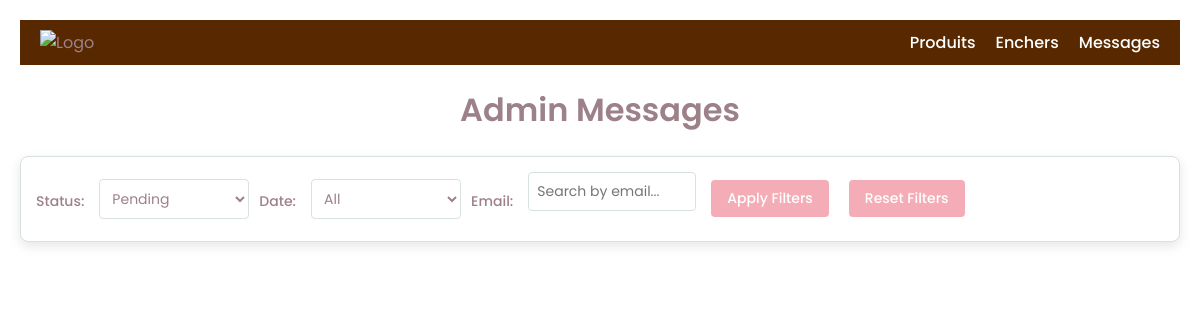
The page /admin/messages on the database as committed earlier.
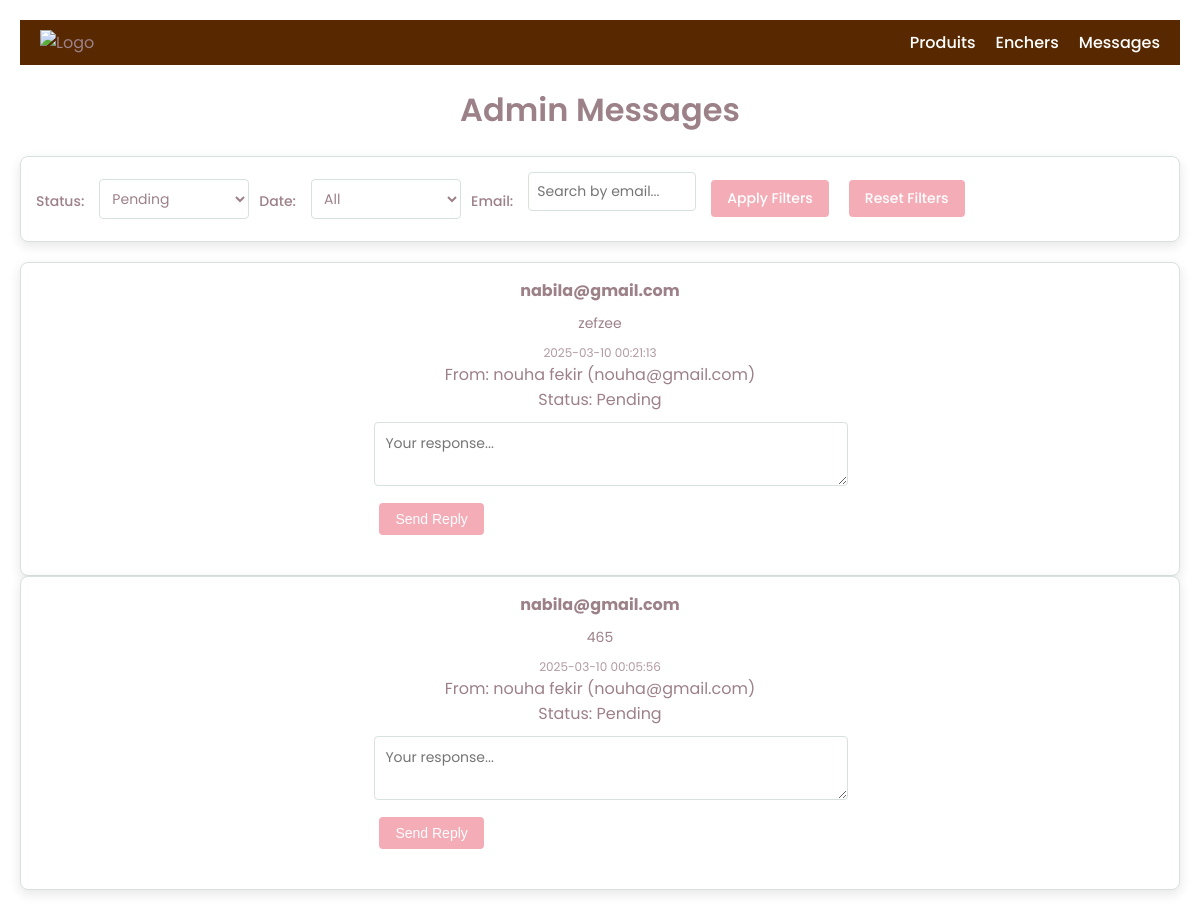
The same page on the database as committed later.
### tables this page shows
CREATE TABLE messages (
            id INTEGER PRIMARY KEY AUTOINCREMENT,
            user_id INTEGER NOT NULL,
            objet TEXT NOT NULL,
            message TEXT NOT NULL,
            date TEXT NOT NULL,
            is_treated INTEGER DEFAULT 0,
            admin_response TEXT
        );

CREATE TABLE users (
            id INTEGER PRIMARY KEY AUTOINCREMENT,
            FirstName TEXT NOT NULL,
            LastName TEXT NOT NULL,
            Email TEXT UNIQUE NOT NULL,
            phoneNum TEXT NOT NULL,
            password TEXT NOT NULL, 
            is_admin INTEGER NOT NULL DEFAULT 0 CHECK(is_admin IN (0,1))  
        );

### app.py (the view)
@app.route("/admin/messages", methods=["GET"])
def admin_messages():
    status_filter = request.args.get("status", "pending")  # Default: pending
    date_filter = request.args.get("date", "")  # Default: all dates
    email_filter = request.args.get("email", "")  # Default: all emails
    query = """
        SELECT messages.id, messages.objet, messages.message, messages.date, messages.is_treated, messages.admin_response, users.FirstName, users.LastName, users.Email
        FROM messages
        JOIN users ON messages.user_id = users.id
        WHERE 1=1
    """
    params = []
    if status_filter == "pending":
        query += " AND messages.is_treated = 0"
    elif status_filter == "treated":
        query += " AND messages.is_treated = 1"
    if date_filter == "last_day":
        query += " AND messages.date >= datetime('now', '-1 day')"
    elif date_filter == "last_week":
        query += " AND messages.date >= datetime('now', '-7 days')"
    elif date_filter == "last_month":
        query += " AND messages.date >= datetime('now', '-1 month')"
    if email_filter:
        query += " AND users.Email LIKE ?"
        params.append(f"%{email_filter}%")
    query += " ORDER BY messages.date DESC"
    conn = get_db()
    cursor = conn.cursor()
    cursor.execute(query, params)
    messages = cursor.fetchall()
    conn.close()
    messages_list = [
        {
            "id": msg[0],
            "objet": msg[1],
            "message": msg[2],
            "date": msg[3],
            "is_treated": msg[4],
            "admin_response": msg[5],
            "user_name": f"{msg[6]} {msg[7]}",  # Combine first and last name
            "user_email": msg[8],  # User email
        }
        for msg in messages
    ]
    return render_template("admin_messages.html", messages=messages_list)

### app.py (called while the page is built)
def get_db():
    conn = sqlite3.connect("database.db")  # Ensure this is your actual DB file
    conn.row_factory = sqlite3.Row  # Enable dictionary-like access
    return conn

### templates/admin_messages.html (shortened to what this page needs)
<!DOCTYPE html>
<html lang="en">
<head>
    <link rel="stylesheet" href="{{ url_for('static', filename='styles.css') }}" />
</head>
<body>
    <nav class="navbar">
        <div class="logo">
            <img src="{{ url_for('static', filename='logo.png') }}" alt="Logo" />
        </div>
        <ul class="nav-links">
            <li><a href="{{ url_for('index_admin') }}">Produits</a></li>
            <li><a href="">Enchers</a></li>
            <li><a href="{{ url_for('admin_messages') }}">Messages</a></li>
        </ul>
    </nav>
    <h1>Admin Messages</h1>
        <div class="filters">
            <label for="filter-status">Status:</label>
            <select id="filter-status">
                <option value="pending">Pending</option>
            </select>
            <label for="filter-date">Date:</label>
            <select id="filter-date">
                <option value="">All</option>
            </select>
            <label for="filter-email">Email:</label>
            <input type="text" id="filter-email" placeholder="Search by email...">
            <button id="apply-filters">Apply Filters</button>
            <button id="reset-filters">Reset Filters</button>
        </div>
    <div class="messages-container">
        {% for msg in messages %}
        <div class="message-item">
            <strong>{{ msg.objet }}</strong>
            <p>{{ msg.message }}</p>
            <div class="date">{{ msg.date }}</div>
            <div class="user-info">From: {{ msg.user_name }} ({{ msg.user_email }})</div>
            <div class="status">Status: {{ "Treated" if msg.is_treated else "Pending" }}</div>
            {% if not msg.is_treated %}
            <form class="reply-form" onsubmit="sendReply(event, {{ msg.id }})">
                <textarea name="response" placeholder="Your response..." required></textarea>
                <button type="submit">Send Reply</button>
            </form>
            {% elif msg.admin_response %}
            <div class="admin-response">
                <strong>Admin Response:</strong>
                <p>{{ msg.admin_response }}</p>
            </div>
            {% endif %}
        </div>
        {% endfor %}
    </div>
</body>
</html>

### static/styles.css (style rules this page uses)
body { font-family: 'Poppins', sans-serif; background-color: #FFFFFF; margin: 0; padding: 20px; text-align: center; color: #9D8189; }
h1, h2 { color: #9D8189; font-weight: 600; }
a { text-decoration: none; color: #F4ACB7; transition: color 0.3s ease; }
button { background-color: #F4ACB7; color: #FFFFFF; border: none; padding: 10px 20px; margin: 5px; cursor: pointer; border-radius: 25px; transition: background-color 0.3s ease; font-size: 14px; font-weight: 500; }
form { width: 40%; margin: 20px auto; border-radius: 12px; text-align: left; }
label { display: block; margin: 10px 0 5px; font-weight: 500; color: #9D8189; }
input[type="text"], input[type="number"] { width: 100%; padding: 10px; margin-bottom: 15px; border: 1px solid #D8E2DC; border-radius: 8px; font-size: 14px; color: #9D8189; }
.navbar { display: flex; align-items: center; justify-content: space-between; background-color: #582900; padding: 10px 20px; }
.logo img { height: 50px; }
.nav-links { list-style: none; margin: 0; padding: 0; display: flex; }
.nav-links li { margin-left: 20px; }
.nav-links a { color: white; text-decoration: none; font-weight: 500; }
.message-item { background-color: #FFFFFF; border: 1px solid #D8E2DC; border-radius: 8px; padding: 12px; cursor: pointer; transition: all 0.3s ease; }
.message-item strong { color: #9D8189; font-size: 14px; display: block; }
.filters { margin-bottom: 20px; display: flex; align-items: center; gap: 10px; background-color: #FFFFFF; padding: 15px; border: 1px solid #D8E2DC; border-radius: 8px; box-shadow: 0 4px 12px rgba(0, 0, 0, 0.1); }
.filters label { font-size: 14px; color: #9D8189; margin-right: 5px; }
.filters select, .filters input { padding: 8px; border: 1px solid #D8E2DC; border-radius: 4px; font-family: 'Poppins', sans-serif; font-size: 14px; color: #9D8189; background-color: #FFFFFF; transition: border-color 0.3s ease; width: 150px; }
.filters button { padding: 8px 16px; background-color: #F4ACB7; color: #FFFFFF; border: none; border-radius: 4px; cursor: pointer; font-family: 'Poppins', sans-serif; font-size: 14px; transition: background-color 0.3s ease; }
.message-item { background-color: #FFFFFF; border: 1px solid #D8E2DC; border-radius: 8px; padding: 15px; box-shadow: 0 4px 12px rgba(0, 0, 0, 0.1); }
.message-item strong { color: #9D8189; font-size: 16px; }
.message-item p { color: #9D8189; font-size: 14px; margin: 10px 0; }
.message-item .date { color: #9D8189; font-size: 12px; opacity: 0.8; }
.reply-form { margin-top: 10px; }
.reply-form textarea { width: 100%; padding: 10px; border: 1px solid #D8E2DC; border-radius: 4px; font-family: 'Poppins', sans-serif; font-size: 14px; resize: vertical; }
.reply-form button { margin-top: 10px; padding: 8px 16px; background-color: #F4ACB7; color: #FFFFFF; border: none; border-radius: 4px; cursor: pointer; transition: background-color 0.3s ease; }

Rows that differ between the two databases and show on the page:
added messages: objet "nabila@gmail.com", message "zefzee", date "2025-03-10 00:21:13", user_name "nouha fekir", user_email "nouha@gmail.com", is_treated "Pending"
added messages: objet "nabila@gmail.com", message "465", date "2025-03-10 00:05:56", user_name "nouha fekir", user_email "nouha@gmail.com", is_treated "Pending"
